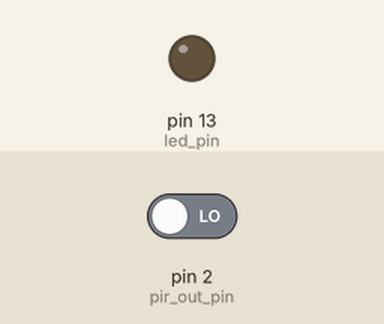
Bench run of a sketch on a simulated Arduino Uno, built with avr-gcc and run on an emulated ATmega328P. Parts: output pins drawn as LEDs (lit = HIGH). Inputs (shaded band) come from the test bench; at power-on: pin 2 (pir_out_pin) LOW. What the sketch prints to the serial monitor is not drawn.

Above: at 1.2 s.
1.3 s: pin 2 (pir_out_pin) driven HIGH
At 1.8 s:
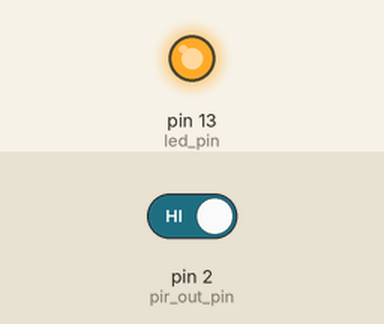
2.8 s: pin 2 (pir_out_pin) driven LOW
At 4.2 s:
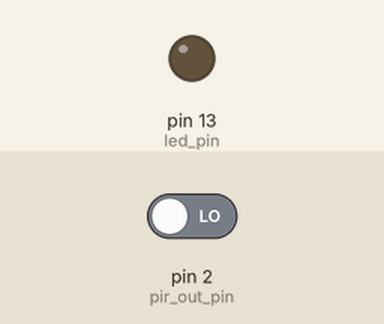
Timing chart, 0 to 5.8 s (numbered marks = the images above; inputs shaded):
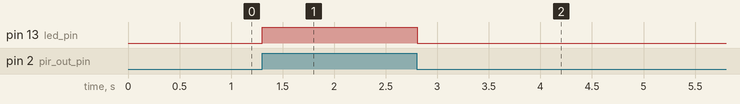

Measured:
- after the input at 1.3 s, pin 13 (led_pin): LOW → HIGH at once
- after the input at 2.8 s, pin 13 (led_pin): HIGH → LOW at once

The sketch:

pir.ino
```cpp
/* Motion detector using PIR sensor
*/

// LED pin
const int led_pin = 13;

// PIR_OUT pin
const int pir_out_pin = 2;

// Digital input value
int pir_val;

void setup() {
	// Initializing Serial object
	Serial.begin(9600);

	// Setting up PIR_OUT pin
	pinMode(pir_out_pin, INPUT);

	// Setting up LED
	pinMode(led_pin, OUTPUT);
}

void loop() {
	// Reading sensor
	pir_val = digitalRead(pir_out_pin);

	// LED is turned ON or OFF according to PIR's signal
	digitalWrite(led_pin, pir_val);

	// Printing out result on the monitor
	if (pir_val == HIGH) {
		Serial.println(1);
	}
	else {
		Serial.println(0);
	}
}
```
